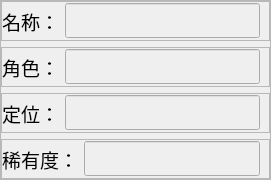
                     <widget class="QFrame" name="frame">
                      <property name="sizePolicy">
                       <sizepolicy hsizetype="Expanding" vsizetype="Preferred">
                        <horstretch>1</horstretch>
                        <verstretch>0</verstretch>
                       </sizepolicy>
                      </property>
                      <property name="minimumSize">
                       <size>
                        <width>0</width>
                        <height>180</height>
                       </size>
                      </property>
                      <property name="frameShape">
                       <enum>QFrame::StyledPanel</enum>
                      </property>
                      <property name="frameShadow">
                       <enum>QFrame::Raised</enum>
                      </property>
                      <layout class="QVBoxLayout" name="verticalLayout_6">
                       <property name="leftMargin">
                        <number>0</number>
                       </property>
                       <property name="topMargin">
                        <number>0</number>
                       </property>
                       <property name="rightMargin">
                        <number>0</number>
                       </property>
                       <property name="bottomMargin">
                        <number>0</number>
                       </property>
                       <item>
                        <widget class="QFrame" name="frame_6">
                         <property name="sizePolicy">
                          <sizepolicy hsizetype="Preferred" vsizetype="Expanding">
                           <horstretch>0</horstretch>
                           <verstretch>1</verstretch>
                          </sizepolicy>
                         </property>
                         <property name="frameShape">
                          <enum>QFrame::StyledPanel</enum>
                         </property>
                         <property name="frameShadow">
                          <enum>QFrame::Raised</enum>
                         </property>
                         <layout class="QHBoxLayout" name="horizontalLayout_6">
                          <property name="leftMargin">
                           <number>0</number>
                          </property>
                          <property name="topMargin">
                           <number>0</number>
                          </property>
                          <property name="bottomMargin">
                           <number>0</number>
                          </property>
                          <item>
                           <widget class="QLabel" name="label_2">
                            <property name="font">
                             <font>
                              <family>思源宋体 CN</family>
                              <pointsize>14</pointsize>
                              <weight>50</weight>
                              <italic>false</italic>
                              <bold>false</bold>
                             </font>
                            </property>
                            <property name="text">
                             <string>名称：</string>
                            </property>
                           </widget>
                          </item>
                          <item>
                           <widget class="QLineEdit" name="nameLineEdit">
                            <property name="enabled">
                             <bool>false</bool>
                            </property>
                            <property name="font">
                             <font>
                              <family>思源宋体 CN</family>
                              <pointsize>14</pointsize>
                              <weight>50</weight>
                              <italic>false</italic>
                              <bold>false</bold>
                             </font>
                            </property>
                           </widget>
                          </item>
                         </layout>
                        </widget>
                       </item>
                       <item>
                        <widget class="QFrame" name="frame_4">
                         <property name="sizePolicy">
                          <sizepolicy hsizetype="Preferred" vsizetype="Expanding">
                           <horstretch>0</horstretch>
                           <verstretch>1</verstretch>
                          </sizepolicy>
                         </property>
                         <property name="frameShape">
                          <enum>QFrame::StyledPanel</enum>
                         </property>
                         <property name="frameShadow">
                          <enum>QFrame::Raised</enum>
                         </property>
                         <layout class="QHBoxLayout" name="horizontalLayout_7">
                          <property name="leftMargin">
                           <number>0</number>
                          </property>
                          <property name="topMargin">
                           <number>0</number>
                          </property>
                          <property name="bottomMargin">
                           <number>0</number>
                          </property>
                          <item>
                           <widget class="QLabel" name="label_3">
                            <property name="font">
                             <font>
                              <family>思源宋体 CN</family>
                              <pointsize>14</pointsize>
                              <weight>50</weight>
                              <italic>false</italic>
                              <bold>false</bold>
                             </font>
                            </property>
                            <property name="text">
                             <string>角色：</string>
                            </property>
                           </widget>
                          </item>
                          <item>
                           <widget class="QLineEdit" name="roleLineEdit">
                            <property name="enabled">
                             <bool>false</bool>
                            </property>
                            <property name="font">
                             <font>
                              <family>思源宋体 CN</family>
                              <pointsize>14</pointsize>
                              <weight>50</weight>
                              <italic>false</italic>
                              <bold>false</bold>
                             </font>
                            </property>
                           </widget>
                          </item>
                         </layout>
                        </widget>
                       </item>
                       <item>
                        <widget class="QFrame" name="frame_5">
                         <property name="enabled">
                          <bool>true</bool>
                         </property>
                         <property name="sizePolicy">
                          <sizepolicy hsizetype="Preferred" vsizetype="Expanding">
                           <horstretch>0</horstretch>
                           <verstretch>1</verstretch>
                          </sizepolicy>
                         </property>
                         <property name="frameShape">
                          <enum>QFrame::StyledPanel</enum>
                         </property>
                         <property name="frameShadow">
                          <enum>QFrame::Raised</enum>
                         </property>
                         <layout class="QHBoxLayout" name="horizontalLayout_8">
                          <property name="leftMargin">
                           <number>0</number>
                          </property>
                          <property name="topMargin">
                           <number>0</number>
                          </property>
                          <property name="bottomMargin">
                           <number>0</number>
                          </property>
                          <item>
                           <widget class="QLabel" name="label_4">
                            <property name="enabled">
                             <bool>true</bool>
                            </property>
                            <property name="font">
                             <font>
                              <family>思源宋体 CN</family>
                              <pointsize>14</pointsize>
                              <weight>50</weight>
                              <italic>false</italic>
                              <bold>false</bold>
                             </font>
                            </property>
                            <property name="text">
                             <string>定位：</string>
                            </property>
                           </widget>
                          </item>
                          <item>
                           <widget class="QLineEdit" name="occupationLineEdit">
                            <property name="enabled">
                             <bool>false</bool>
                            </property>
                            <property name="font">
                             <font>
                              <family>思源宋体 CN</family>
                              <pointsize>14</pointsize>
                              <weight>50</weight>
                              <italic>false</italic>
                              <bold>false</bold>
                             </font>
                            </property>
                           </widget>
                          </item>
                         </layout>
                        </widget>
                       </item>
                       <item>
                        <widget class="QFrame" name="frame_7">
                         <property name="sizePolicy">
                          <sizepolicy hsizetype="Preferred" vsizetype="Expanding">
                           <horstretch>0</horstretch>
                           <verstretch>1</verstretch>
                          </sizepolicy>
                         </property>
                         <property name="frameShape">
                          <enum>QFrame::StyledPanel</enum>
                         </property>
                         <property name="frameShadow">
                          <enum>QFrame::Raised</enum>
                         </property>
                         <layout class="QHBoxLayout" name="horizontalLayout_9">
                          <property name="leftMargin">
                           <number>0</number>
                          </property>
                          <property name="topMargin">
                           <number>0</number>
                          </property>
                          <property name="bottomMargin">
                           <number>0</number>
                          </property>
                          <item>
                           <widget class="QLabel" name="label_5">
                            <property name="font">
                             <font>
                              <family>思源宋体 CN</family>
                              <pointsize>14</pointsize>
                              <weight>50</weight>
                              <italic>false</italic>
                              <bold>false</bold>
                             </font>
                            </property>
                            <property name="text">
                             <string>稀有度：</string>
                            </property>
                           </widget>
                          </item>
                          <item>
                           <widget class="QLineEdit" name="rarityLineEdit">
                            <property name="enabled">
                             <bool>false</bool>
                            </property>
                            <property name="font">
                             <font>
                              <family>思源宋体 CN</family>
                              <pointsize>14</pointsize>
                              <weight>50</weight>
                              <italic>false</italic>
                              <bold>false</bold>
                             </font>
                            </property>
                           </widget>
                          </item>
                         </layout>
                        </widget>
                       </item>
                      </layout>
                     </widget>
